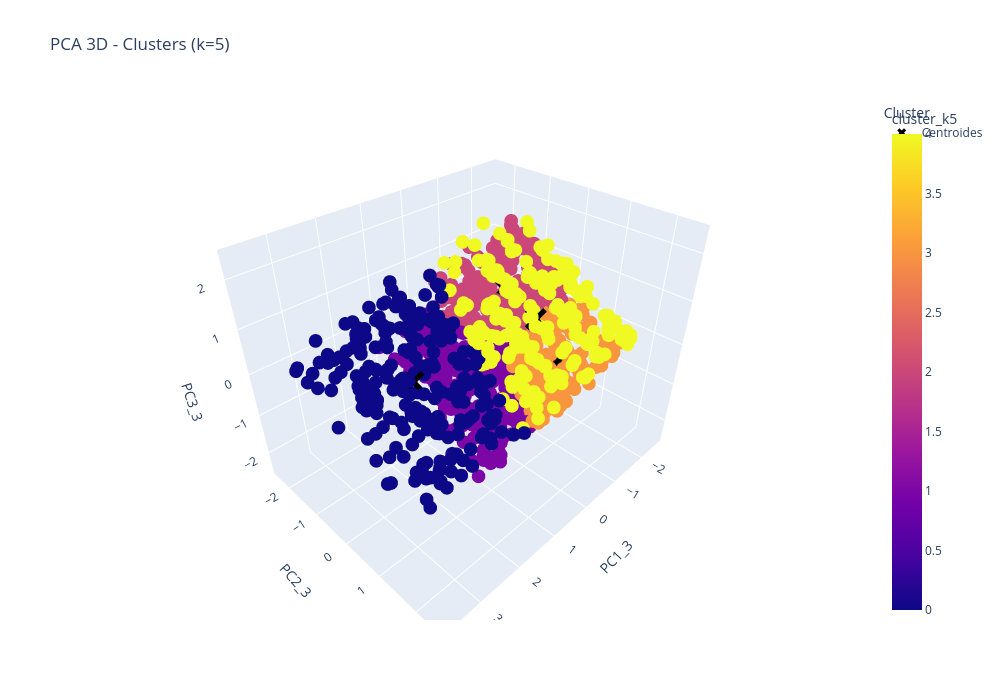

The code cell stored with this chart in its notebook:
### Markdown cell above
Código para gráficos (PCA 2D, t‑SNE 2D y PCA 3D interactivo)

### Code cell
# A. PCA 2D con matplotlib/seaborn
plt.figure(figsize=(8,6))
sns.scatterplot(data=df, x="PC1", y="PC2", hue="cluster_k5", palette="tab10", s=40, alpha=0.8)
plt.title("PCA 2D - Clusters (k=5)")
plt.xlabel("PC1")
plt.ylabel("PC2")
plt.legend(title="Cluster", bbox_to_anchor=(1,1))
plt.tight_layout()
plt.show()

# B. t-SNE 2D
plt.figure(figsize=(8,6))
sns.scatterplot(data=df, x="TSNE1", y="TSNE2", hue="cluster_k5", palette="tab10", s=40, alpha=0.8)
plt.title("t-SNE 2D - Clusters (k=5)")
plt.xlabel("t-SNE 1")
plt.ylabel("t-SNE 2")
plt.legend(title="Cluster", bbox_to_anchor=(1,1))
plt.tight_layout()
plt.show()

# C. PCA 3D interactivo con Plotly (centroides proyectados)
# Centroides en espacio preprocesado
kmeans = pipeline.named_steps["kmeans"]
centroids = kmeans.cluster_centers_
centroids_pca3 = pca3.transform(centroids)

fig = px.scatter_3d(df, x="PC1_3", y="PC2_3", z="PC3_3",
                    color="cluster_k5", hover_data=["Total","Product line"],
                    title="PCA 3D - Clusters (k=5)")
fig.add_trace(go.Scatter3d(x=centroids_pca3[:,0], y=centroids_pca3[:,1], z=centroids_pca3[:,2],
                           mode="markers", marker=dict(size=8, color="black", symbol="x"),
                           name="Centroides"))
fig.update_layout(width=1000, height=700, legend_title_text="Cluster")
fig.show()

### Figure 1 — Plotly figure (JSON) as saved in the notebook; plotly's stock layout.template omitted (floating-point values rounded to 4 significant figures; data arrays with more than 128 entries replaced by an {"elided": "..."} marker saying what was removed)
{"data": [{"customdata": {"elided": "1000x3 mixed values"}, "hovertemplate": "PC1_3=%{x}<br>PC2_3=%{y}<br>PC3_3=%{z}<br>Invoice ID=%{customdata[0]}<br>Total=%{customdata[1]}<br>Product line=%{customdata[2]}<br>cluster_k5=%{marker.color}<extra></extra>", "legendgroup": "", "marker": {"color": {"elided": "1000 int values"}, "coloraxis": "coloraxis", "symbol": "circle"}, "mode": "markers", "name": "", "scene": "scene", "showlegend": false, "type": "scatter3d", "x": {"elided": "1000 float values"}, "y": {"elided": "1000 float values"}, "z": {"elided": "1000 float values"}}, {"marker": {"color": "black", "size": 8, "symbol": "x"}, "mode": "markers", "name": "Centroides", "type": "scatter3d", "x": [1.993, 0.1173, -1.229, -1.295, -0.1811], "y": [-0.07148, -0.5178, -0.8185, 0.6843, 0.9114], "z": [0.1696, -1.1, 0.5436, -0.6465, 0.9817]}], "layout": {"coloraxis": {"colorbar": {"title": {"text": "cluster_k5"}}, "colorscale": [[0, "#0d0887"], [0.1111, "#46039f"], [0.2222, "#7201a8"], [0.3333, "#9c179e"], [0.4444, "#bd3786"], [0.5556, "#d8576b"], [0.6667, "#ed7953"], [0.7778, "#fb9f3a"], [0.8889, "#fdca26"], [1, "#f0f921"]]}, "height": 700, "legend": {"title": {"text": "Cluster"}, "tracegroupgap": 0}, "scene": {"domain": {"x": [0, 1], "y": [0, 1]}, "xaxis": {"title": {"text": "PC1_3"}}, "yaxis": {"title": {"text": "PC2_3"}}, "zaxis": {"title": {"text": "PC3_3"}}}, "title": {"text": "PCA 3D - Clusters (k=5)"}, "width": 1000}}
